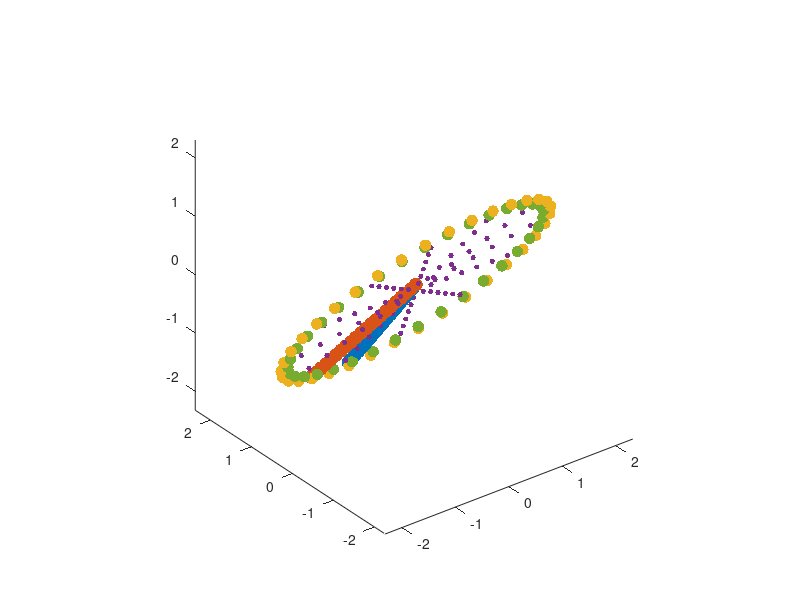

Write the MATLAB code that produced this figure.
n1=36;  % num of inner and outer circles of wheel
n2=11;  % num for wheel 'foot'
m=1:12; % num for middle line
n=6;    % num for each line
n3=5    % num for bearing
% 'foot'
xxx=[];
yyy=[];



x = linspace (0,0.35,2*n2) ;
y= -6*x ;
y0=-y;
z0=-2*y0/3.^0.5+0.1;

plot3(x,y0,z0,'.','MarkerSize',30);
xxx=[xxx x];
yyy=[yyy y0];
 hold on
x = linspace (-0.35,0,2*n2) ;
y= 6*x ;
y0=-y;
z0=-2*y0/3.^0.5+0.1;
plot3(x,y0,z0,'.','MarkerSize',30);
xxx=[xxx x];
yyy=[yyy y0];
 hold on 
 
 % Circles
alpha=linspace(0,2*pi,n1);
R=2;                 
x=R*cos(alpha); 
y=R*sin(alpha); 
y0=-y;
z0=-2*y0/3.^0.5;
 plot3(x,y0,z0,'.','MarkerSize',25) 
axis equal
xxx=[xxx x];
yyy=[yyy y0];
hold on
% middle lines
x0=[];
y0=[];
for i=1:n
x=sin(2*pi/12*m)*i*2/7;
y=cos(2*pi/12*m)*i*2/7;
x0=[x0 x];
y0=[y0 y];
end
y0=-y0;
z0=-2*y0/3.^0.5;
plot3(x0,y0,z0,'.','MarkerSize',12)
xxx=[xxx x0];
yyy=[yyy y0];
hold on
% inner circles
alpha=linspace(0,2*pi,n1);
R=1.9;                 
x=R*cos(alpha); 
y=R*sin(alpha); 
y0=-y;
z0=-2*y0/3.^0.5;
plot3(x,y0,z0,'.','MarkerSize',25) 
axis equal
xxx=[xxx x];
yyy=[yyy y0];
hold on



